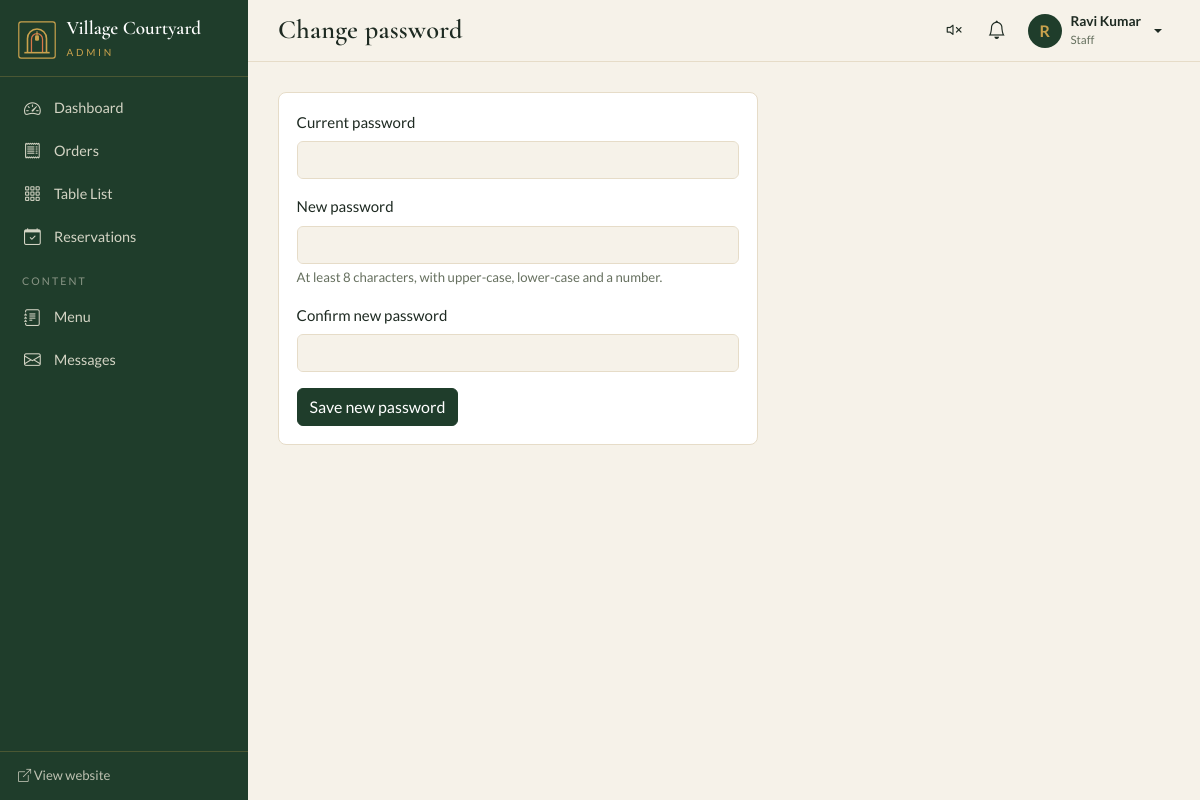
The app's page /backend/admin/change-password.php (signed in) with its own data.
### tables this page shows
CREATE TABLE users (
  id                    INT UNSIGNED AUTO_INCREMENT PRIMARY KEY,
  role_id               TINYINT UNSIGNED NOT NULL,
  name                  VARCHAR(100) NOT NULL,
  email                 VARCHAR(150) NOT NULL UNIQUE,
  phone                 VARCHAR(20)  NULL,
  password_hash         VARCHAR(255) NOT NULL,
  avatar                VARCHAR(255) NULL,
  is_active             TINYINT(1) NOT NULL DEFAULT 1,
  force_password_change TINYINT(1) NOT NULL DEFAULT 0,
  last_login_at         DATETIME NULL,
  last_login_ip         VARCHAR(45) NULL,
  created_at            TIMESTAMP DEFAULT CURRENT_TIMESTAMP,
  updated_at            TIMESTAMP DEFAULT CURRENT_TIMESTAMP ON UPDATE CURRENT_TIMESTAMP,
  CONSTRAINT fk_users_role FOREIGN KEY (role_id) REFERENCES roles(id),
  INDEX idx_users_role (role_id)
);

CREATE TABLE roles (
  id          TINYINT UNSIGNED AUTO_INCREMENT PRIMARY KEY,
  slug        VARCHAR(40)  NOT NULL UNIQUE,           
  name        VARCHAR(80)  NOT NULL,
  description VARCHAR(255) NULL,
  created_at  TIMESTAMP DEFAULT CURRENT_TIMESTAMP
);

### backend/includes/helpers.php (called while the page is built, shortened)
<?php
function e(mixed $value): string
{
    return htmlspecialchars((string) ($value ?? ''), ENT_QUOTES | ENT_SUBSTITUTE, 'UTF-8');
}
function settings_all(bool $refresh = false): array
{
    static $cache = null;
    if ($cache !== null && !$refresh) {
        return $cache;
    }
    $cache = [];
    foreach (db_all('SELECT setting_key, value, type FROM settings') as $row) {
        $cache[$row['setting_key']] = cast_setting($row['value'], $row['type']);
    }
    return $cache;
}
function cast_setting(?string $value, string $type): mixed
{
    return match ($type) {
        'boolean' => $value === '1' || $value === 'true',
        'number'  => is_numeric($value) ? $value + 0 : 0,
        'json'    => json_decode((string) $value, true) ?? [],
        default   => $value ?? '',
    };
}
function setting(string $key, mixed $default = null): mixed
{
    $all = settings_all();
    return array_key_exists($key, $all) ? $all[$key] : $default;
}
function base_url(string $path = ''): string
{
    return BASE_URL . '/' . ltrim($path, '/');
}
function admin_url(string $path = ''): string
{
    return base_url('admin/' . ltrim($path, '/'));
}
function user_agent(): string
{
    return mb_substr((string) ($_SERVER['HTTP_USER_AGENT'] ?? ''), 0, 255);
}

### backend/includes/auth.php (called while the page is built, shortened)
<?php
function current_user_id(): ?int
{
    return isset($_SESSION['user_id']) ? (int) $_SESSION['user_id'] : null;
}
function current_user(bool $refresh = false): ?array
{
    static $user = null;
    static $loaded = false;
    if ($loaded && !$refresh) {
        return $user;
    }
    $loaded = true;
    $id = current_user_id();
    $user = db_one(
        'SELECT u.id, u.name, u.email, u.phone, u.avatar, u.is_active, u.force_password_change,
                u.last_login_at, r.id AS role_id, r.slug AS role_slug, r.name AS role_name
           FROM users u JOIN roles r ON r.id = u.role_id
          WHERE u.id = ? LIMIT 1',
        [$id]
    );
    $uaChanged = isset($_SESSION['ua_hash']) && !hash_equals($_SESSION['ua_hash'], hash('sha256', user_agent()));
    return $user;
}
function is_super_admin(): bool
{
    return (current_user()['role_slug'] ?? null) === 'super_admin';
}
function require_login(): array
{
    $user = current_user();
    return $user;
}

### backend/config/db.php (called while the page is built, shortened)
<?php
function db(): PDO
{
    static $pdo = null;
    if ($pdo instanceof PDO) {
        return $pdo;
    }
    $dsn = sprintf(
        'mysql:host=%s;port=%s;dbname=%s;charset=utf8mb4',
        env('DB_HOST', '127.0.0.1'),
        env('DB_PORT', '3306'),
        env('DB_NAME', 'village_courtyard')
    );
    try {
        $pdo = new PDO($dsn, (string) env('DB_USER', 'root'), (string) env('DB_PASS', ''), [
            PDO::ATTR_ERRMODE            => PDO::ERRMODE_EXCEPTION,
            PDO::ATTR_DEFAULT_FETCH_MODE => PDO::FETCH_ASSOC,
            PDO::ATTR_EMULATE_PREPARES   => false,
            PDO::ATTR_STRINGIFY_FETCHES  => false,
        ]);
        $pdo->exec("SET time_zone = '" . (new DateTime())->format('P') . "'");
    } catch (PDOException $e) {
        error_log('[DB] Connection failed: ' . $e->getMessage());
        throw new RuntimeException('Database connection failed.', 500, $e);
    }
    return $pdo;
}
function db_query(string $sql, array $params = []): PDOStatement
{
    $stmt = db()->prepare($sql);
    $stmt->execute($params);
    return $stmt;
}
function db_one(string $sql, array $params = []): ?array
{
    $row = db_query($sql, $params)->fetch();
    return $row === false ? null : $row;
}
function db_all(string $sql, array $params = []): array
{
    return db_query($sql, $params)->fetchAll();
}
function db_value(string $sql, array $params = []): mixed
{
    $value = db_query($sql, $params)->fetchColumn();
    return $value === false ? null : $value;
}

### backend/includes/permissions.php (called while the page is built, shortened)
<?php
function user_permissions(bool $refresh = false): array
{
    $user = current_user();
    static $cache = [];
    $roleId = (int) $user['role_id'];
    if (!$refresh && isset($cache[$roleId])) {
        return $cache[$roleId];
    }
    return $cache[$roleId] = db_query(
        'SELECT p.slug FROM permissions p
           JOIN role_permissions rp ON rp.permission_id = p.id
          WHERE rp.role_id = ?',
        [$roleId]
    )->fetchAll(PDO::FETCH_COLUMN);
}
function can(string $permission): bool
{
    return in_array($permission, user_permissions(), true);
}
function admin_menu(): array
{
    $items = [
        ['label' => 'Dashboard',      'icon' => 'bi-speedometer2',   'url' => 'index.php',          'perm' => 'dashboard.view'],
        ['label' => 'Orders',         'icon' => 'bi-receipt',        'url' => 'orders.php',         'perm' => 'orders.view'],
        ['label' => 'Table List',     'icon' => 'bi-grid-3x3-gap',   'url' => 'tables.php',         'perm' => 'tables.view'],
        ['label' => 'Reservations',   'icon' => 'bi-calendar-check', 'url' => 'reservations.php',   'perm' => 'reservations.view'],
        ['label' => 'Analytics',      'icon' => 'bi-graph-up-arrow', 'url' => 'analytics.php',      'perm' => 'analytics.view'],
        ['label' => 'Payments',       'icon' => 'bi-credit-card',    'url' => 'payments.php',       'perm' => 'payments.view'],
        ['heading' => 'Content'],
        ['label' => 'Menu',           'icon' => 'bi-journal-text',   'url' => 'menu-items.php',     'perm' => 'menu.view'],
        ['label' => 'Categories',     'icon' => 'bi-tags',           'url' => 'categories.php',     'perm' => 'menu.manage'],
        ['label' => 'Homepage',       'icon' => 'bi-house-gear',     'url' => 'homepage.php',       'perm' => 'homepage.manage'],
        ['label' => 'Gallery',        'icon' => 'bi-images',         'url' => 'gallery.php',        'perm' => 'gallery.manage'],
        ['label' => 'Pages',          'icon' => 'bi-file-earmark-richtext', 'url' => 'pages.php',   'perm' => 'pages.manage'],
        ['label' => 'Testimonials',   'icon' => 'bi-chat-quote',     'url' => 'testimonials.php',   'perm' => 'testimonials.manage'],
        ['label' => 'Coupons',        'icon' => 'bi-ticket-perforated', 'url' => 'coupons.php',     'perm' => 'coupons.manage'],
        ['label' => 'Messages',       'icon' => 'bi-envelope',       'url' => 'contacts.php',       'perm' => 'contacts.view'],
        ['label' => 'Subscribers',    'icon' => 'bi-people',         'url' => 'newsletter.php',     'perm' => 'newsletter.view'],
        ['heading' => 'System'],
        ['label' => 'Settings',       'icon' => 'bi-gear',           'url' => 'settings.php',       'perm' => 'settings.manage'],
        ['label' => 'Users & Roles',  'icon' => 'bi-person-badge',   'url' => 'users.php',          'perm' => 'users.manage'],
        ['label' => 'Activity Log',   'icon' => 'bi-clock-history',  'url' => 'activity-log.php',   'perm' => 'logs.view'],
    ];
    $visible = array_values(array_filter($items, static fn ($i) => isset($i['heading']) || can($i['perm'])));
    $result  = [];
    foreach ($visible as $idx => $item) {
        if (isset($item['heading'])) {
            $next = $visible[$idx + 1] ?? null;
            if ($next === null || isset($next['heading'])) {
                continue;
            }
        }
        $result[] = $item;
    }
    return $result;
}

### backend/admin/includes/admin.php (the view, shortened to what this page needs)
<?php
function admin_asset(string $path): string
{
    $file = __DIR__ . '/../assets/' . ltrim($path, '/');
    $ver  = is_file($file) ? filemtime($file) : 1;
    return admin_url('assets/' . ltrim($path, '/')) . '?v=' . $ver;
}
function latest_visible_order_id(): int
{
    return (int) db_value('SELECT COALESCE(MAX(o.id), 0) FROM orders o WHERE ' . ORDER_VISIBLE_SQL);
}
function admin_header(string $title, string $activeUrl = '', array $options = []): void
{
    $user     = current_user();
    $siteName = (string) setting('site_name', APP_NAME);
    $menu     = $user ? admin_menu() : [];
    $bare     = !empty($options['bare']);
    $canPoll  = $user && !$bare && !(int) $user['force_password_change'] && can('orders.view');
    ?>
<!doctype html>
<html lang="en">
<head>
  <link rel="stylesheet" href="<?= e(admin_asset('vendor/bootstrap/bootstrap.min.css')) ?>">
  <link rel="stylesheet" href="<?= e(admin_asset('vendor/bootstrap-icons/bootstrap-icons.min.css')) ?>">
  <link rel="stylesheet" href="<?= e(admin_asset('css/admin.css')) ?>">
</head>
<body class="<?= $bare ? 'admin-bare' : 'admin' ?>"
      data-base="<?= e(admin_url('')) ?>"
      <?php if ($canPoll): ?>data-poll="1" data-last-order="<?= latest_visible_order_id() ?>"<?php endif; ?>>
<?php if ($bare): ?>
<main class="bare-main">
<?php else: ?>
<div class="admin-shell">
  <aside class="sidebar offcanvas-lg offcanvas-start" tabindex="-1" id="sidebar" aria-label="Admin navigation">
    <div class="sidebar-brand">
      <a href="<?= e(admin_url('index.php')) ?>" class="brand-link">
        <?= admin_logo_svg() ?>
        <span><b><?= e($siteName) ?></b><small>Admin</small></span>
      </a>
    </div>
    <nav class="sidebar-nav">
      <?php foreach ($menu as $item): ?>
        <?php if (isset($item['heading'])): ?>
          <div class="nav-heading"><?= e($item['heading']) ?></div>
        <?php else:
            $exists = is_file(__DIR__ . '/../' . $item['url']);
            $active = $item['url'] === $activeUrl; ?>
          <?php if ($exists): ?>
            <a class="nav-item<?= $active ? ' active' : '' ?>" href="<?= e(admin_url($item['url'])) ?>"<?= $active ? ' aria-current="page"' : '' ?>>
              <i class="bi <?= e($item['icon']) ?>" aria-hidden="true"></i><span><?= e($item['label']) ?></span>
            </a>
          <?php else: ?>
            <span class="nav-item disabled" title="Built in the next stage">
              <i class="bi <?= e($item['icon']) ?>" aria-hidden="true"></i><span><?= e($item['label']) ?></span><span class="nav-soon">Soon</span>
            </span>
          <?php endif; ?>
        <?php endif; ?>
      <?php endforeach; ?>
    </nav>
    <div class="sidebar-foot">
      <a href="<?= e(FRONTEND_URL ?: '/') ?>" target="_blank" rel="noopener"><i class="bi bi-box-arrow-up-right"></i> View website</a>
    </div>
  </aside>
  <div class="admin-main">
    <header class="topbar">
      <h1 class="page-title"><?= e($title) ?></h1>
      <div class="topbar-actions">
        <?php if ($canPoll): ?>
          <button class="btn btn-icon" type="button" id="soundToggle" aria-pressed="false" title="New-order sound is off. Click to turn on.">
            <i class="bi bi-volume-mute"></i><span class="visually-hidden">Toggle new-order sound</span>
          </button>
          <a class="btn btn-icon position-relative" href="<?= e(admin_url('orders.php?seen=0')) ?>" title="New orders">
            <i class="bi bi-bell"></i><span class="bell-dot" id="bellCount" hidden></span><span class="visually-hidden">New orders</span>
          </a>
        <?php endif; ?>
        <div class="dropdown">
          <button class="btn user-btn dropdown-toggle" type="button" data-bs-toggle="dropdown" aria-expanded="false">
            <span class="avatar"><?= e(mb_strtoupper(mb_substr($user['name'] ?? '?', 0, 1))) ?></span>
            <span class="d-none d-sm-inline user-meta"><b><?= e($user['name'] ?? '') ?></b><small><?= e($user['role_name'] ?? '') ?></small></span>
          </button>
        </div>
      </div>
    </header>
    <main id="main" class="content">
<?php endif; ?>
    <?php
}
function admin_footer(array $scripts = []): void
{
    $bare = !empty($GLOBALS['__admin_bare']);
    ?>
<?php if (!$bare): ?>
    </main>
  </div>
</div>
<div class="toast-container position-fixed bottom-0 end-0 p-3" id="toastArea" aria-live="polite"></div>
<?php else: ?>
</main>
<?php endif; ?>
</body>
</html>
    <?php
}
function admin_logo_svg(int $size = 38): string
{
    return '<svg class="brand-mark" width="' . $size . '" height="' . $size . '" viewBox="0 0 48 48" aria-hidden="true">'
        . '<rect x="1" y="1" width="46" height="46" rx="3" fill="none" stroke="#C9A24D" stroke-width="1.5"/>'
        . '<path d="M12 40V22a12 12 0 0 1 24 0v18" fill="none" stroke="#C9A24D" stroke-width="2"/>'
        . '<path d="M17 40V23a7 7 0 0 1 14 0v17" fill="none" stroke="#D9774A" stroke-width="1.6"/>'
        . '<path d="M24 13v5" stroke="#C9A24D" stroke-width="1.4"/><rect x="21.5" y="18" width="5" height="7" rx="1.5" fill="#C9A24D"/>'
        . '<path d="M8 40h32" stroke="#C9A24D" stroke-width="2"/></svg>';
}

### records on screen
users: name "R", name "Ravi Kumar", role.name "Staff"

### other values on screen
$siteName "Village Courtyard"
$item['label'] "Dashboard"
$item['label'] "Orders"
$item['label'] "Table List"
$item['label'] "Reservations"
$item['heading'] "CONTENT"
$item['label'] "Menu"
$item['label'] "Messages"
$title "Change password"
$label "Current password"
$label "New password"
$label "Confirm new password"
